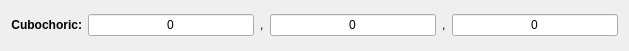
<?xml version="1.0" encoding="UTF-8"?>
<ui version="4.0">
 <class>CubochoricWidget</class>
 <widget class="QWidget" name="CubochoricWidget">
  <property name="geometry">
   <rect>
    <x>0</x>
    <y>0</y>
    <width>629</width>
    <height>51</height>
   </rect>
  </property>
  <property name="windowTitle">
   <string>Form</string>
  </property>
  <layout class="QGridLayout" name="gridLayout">
   <item row="0" column="1">
    <widget class="QLineEdit" name="c1">
     <property name="toolTip">
      <string/>
     </property>
     <property name="text">
      <string>0</string>
     </property>
     <property name="alignment">
      <set>Qt::AlignCenter</set>
     </property>
    </widget>
   </item>
   <item row="0" column="5">
    <widget class="QLineEdit" name="c3">
     <property name="toolTip">
      <string/>
     </property>
     <property name="text">
      <string>0</string>
     </property>
     <property name="alignment">
      <set>Qt::AlignCenter</set>
     </property>
    </widget>
   </item>
   <item row="0" column="0">
    <widget class="QLabel" name="label_32">
     <property name="styleSheet">
      <string notr="true">QLabel {
font-weight: bold;
font-size: 11px;
}</string>
     </property>
     <property name="text">
      <string>&lt;html&gt;&lt;head/&gt;&lt;body&gt;&lt;p&gt;&lt;span style=&quot; font-size:9pt;&quot;&gt;Cubochoric:&lt;/span&gt;&lt;/p&gt;&lt;/body&gt;&lt;/html&gt;</string>
     </property>
     <property name="alignment">
      <set>Qt::AlignRight|Qt::AlignTrailing|Qt::AlignVCenter</set>
     </property>
    </widget>
   </item>
   <item row="0" column="3">
    <widget class="QLineEdit" name="c2">
     <property name="toolTip">
      <string/>
     </property>
     <property name="text">
      <string>0</string>
     </property>
     <property name="alignment">
      <set>Qt::AlignCenter</set>
     </property>
    </widget>
   </item>
   <item row="0" column="2">
    <widget class="QLabel" name="label_3">
     <property name="text">
      <string>,</string>
     </property>
    </widget>
   </item>
   <item row="0" column="4">
    <widget class="QLabel" name="label_4">
     <property name="text">
      <string>,</string>
     </property>
    </widget>
   </item>
  </layout>
 </widget>
 <resources/>
 <connections/>
</ui>
